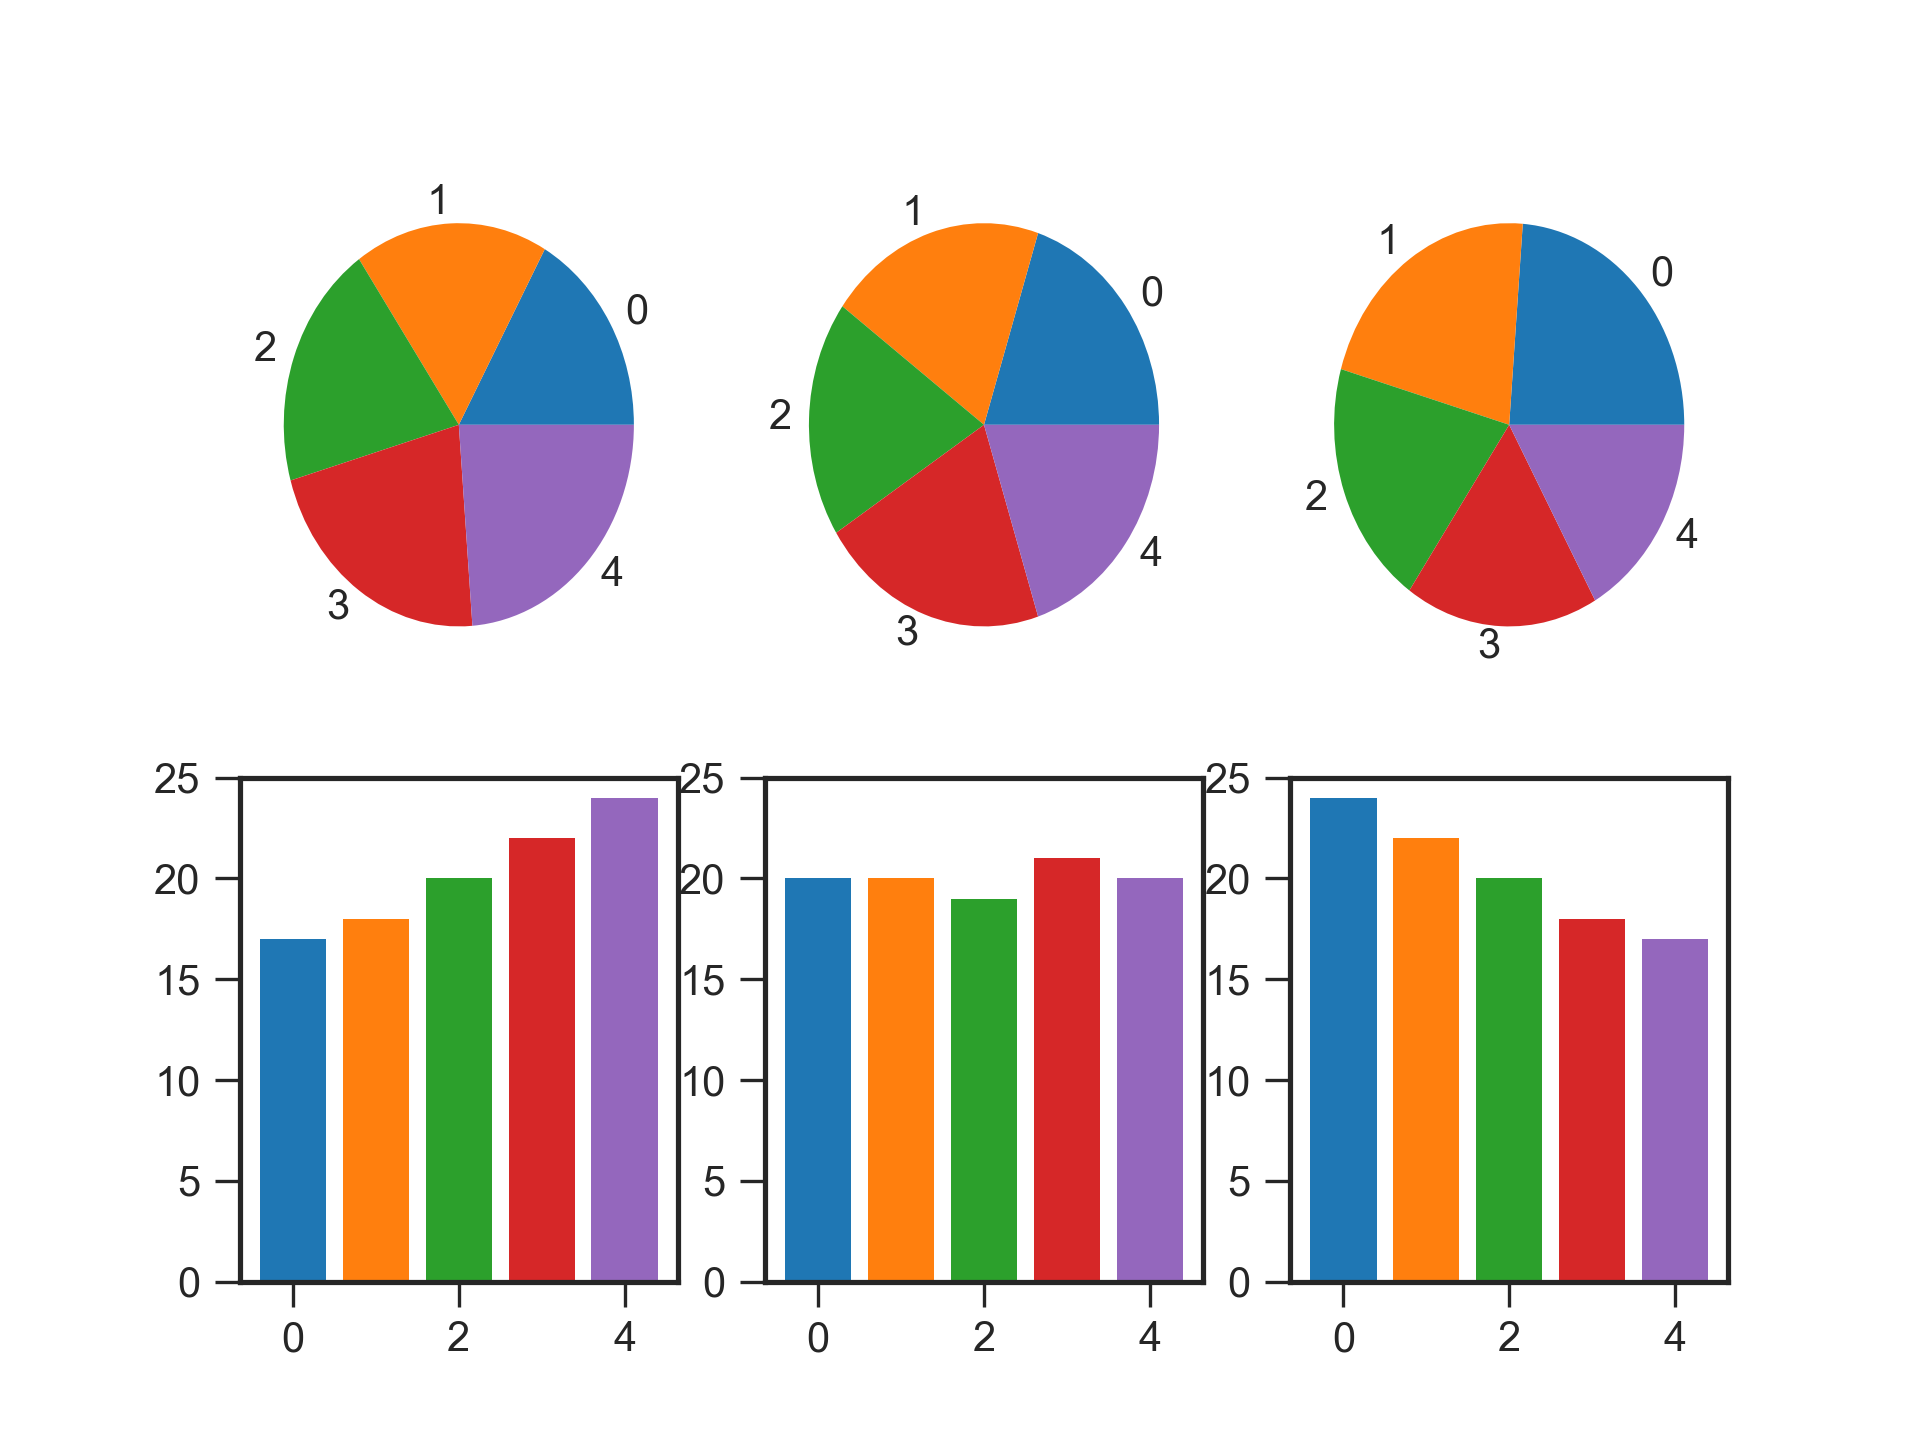

Recreate this plot in Python.
#!/usr/bin/env pythonw

import matplotlib.pyplot as plt
import seaborn as sns

#sns.set_style('ticks')

# Get default color cycle
prop_cycle = plt.rcParams['axes.prop_cycle']
colors = prop_cycle.by_key()['color']

fig, axs = plt.subplots(nrows=2, ncols=3)

dataA = [17, 18, 20, 22, 24]
dataB = [20, 20, 19, 21, 20]
dataC = [24, 22, 20, 18, 17]

axs[0][0].pie(dataA, labels=range(5))
axs[0][1].pie(dataB, labels=range(5))
axs[0][2].pie(dataC, labels=range(5))

axs[1][0].bar(x=range(5), height=dataA, color=colors)
axs[1][0].set_ylim(0, 25)
axs[1][1].bar(x=range(5), height=dataB, color=colors)
axs[1][1].set_ylim(0, 25)
axs[1][2].bar(x=range(5), height=dataC, color=colors)
axs[1][2].set_ylim(0, 25)

fig.show()
fig.savefig('barpie.png', dpi=300)